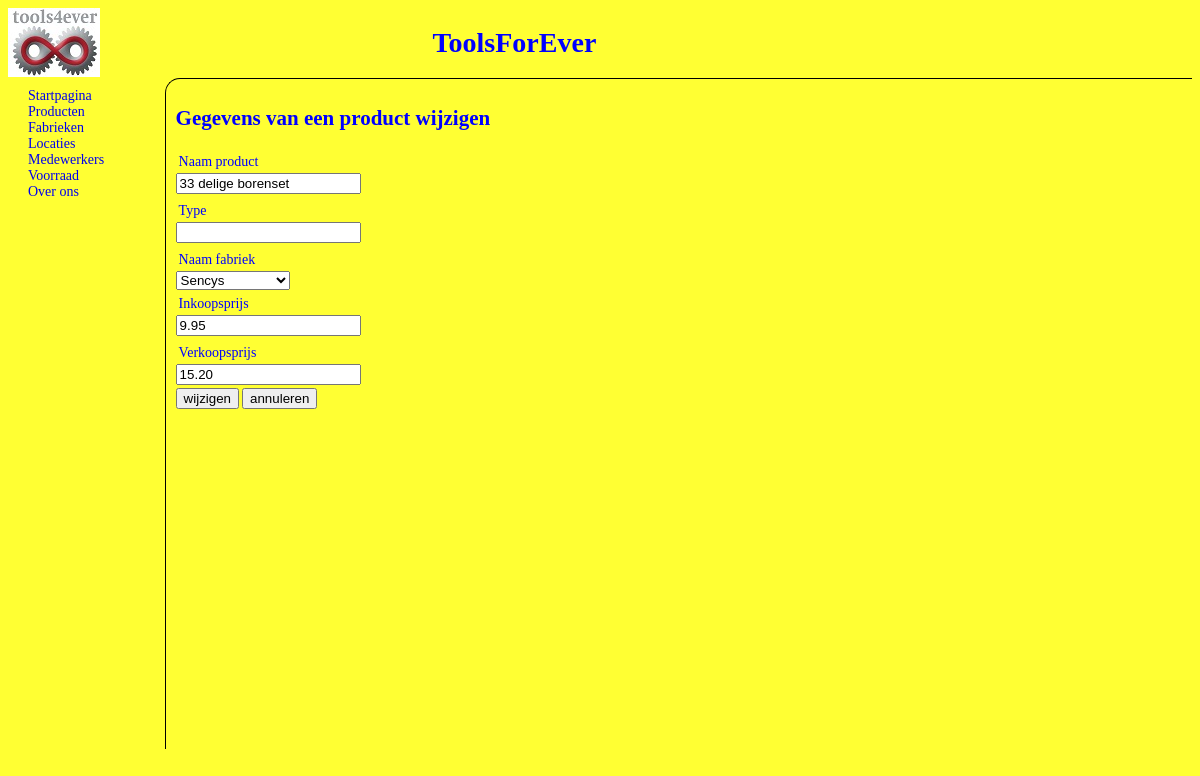
Page /intern/artikelwijzigen.php?productcode=33db on the committed database.
### tables this page shows
create table artikel (
	productcode varchar(5),
	product varchar(25),
	type varchar(20),
	fabriekscode varchar(5),
	inkoopsprijs decimal(10, 2),
	verkoopsprijs decimal(10,2),
	primary key(productcode),
	foreign key(fabriekscode) references fabriek(fabriekscode)
);

### intern/artikelwijzigen.php (the view, shortened to what this page needs)
<?php include "database.php" ?>
<!DOCTYPE html>
<html>
    <head>
        <link href="../toolsforever.css" rel="stylesheet" type="text/css" media="screen" />
    </head>
    <body>
        <header>
    		<div id="logo"><a href="../index.php"><img src="../afbeeldingen/NewLogo.jpg" /></a></div>
    		<div id="titel"><h1>ToolsForEver</h1></div>
    	</header>
        <div id="wrapper">
        <nav>
    		<a href="../index.php">Startpagina</a>
    		    <?php if ($_SESSION['user']['rights'] == 0) {
      echo '<a href="index.php?prod=1">Producten</a>';
    } ?>
    		<a href="fabrieken.php">Fabrieken</a>
    		<a href="locaties.php">Locaties</a>
    		<a href="medewerkers.php">Medewerkers</a>
            <a href="voorraad.php">Voorraad</a>
    		<a href="../info.php">Over ons</a>
	   </nav>
	   <article>
	<?php
        $stmt=$conn->prepare("SELECT * FROM artikel JOIN fabriek ON artikel.fabriekscode = fabriek.fabriekscode WHERE productcode=:productcode");
        $stmt->bindParam(":productcode",$productcode);
        $stmt->execute();
        $row = $stmt->fetch();
    ?>
            <h1>Gegevens van een product wijzigen</h1>
            <form action="#" method="post">
                <label for="product">Naam product</label>
                <input type="text" name="product" id="product" maxlength="25" value="<?php echo $row['product'];?>" />
                <label for="type">Type</label>
                <input type="text" name="type" id="type" maxlength="20" value="<?php echo $row['type'];?>" />
                <label for="fabriek">Naam fabriek</label>
                <select id="fabriek" name="fabriek">
                <?php
                    $sql = "SELECT * FROM fabriek";
                    $result = $conn->query($sql);
                    foreach($result as $row2) {
                        $selected = ($row['fabriekscode'] == $row2['fabriekscode']) ? 'selected ' : '';
                        echo '<option '.$selected.'value="'.$row2['fabriekscode'].'">'.$row2['fabrieksnaam'].'</option>';
                    }
                ?>
                </select>
                <label for="inkoop">Inkoopsprijs</label>
                <input type="text" name="inkoop" id="inkoop" value="<?php echo $row["inkoopsprijs"];?>" />
                <label for="verkoop">Verkoopsprijs</label>
                <input type="text" name="verkoop" id="verkoop" value="<?php echo $row["verkoopsprijs"];?>" />
                <input type="button" value="wijzigen" onclick="saveData()">
                <input type="button" value= "annuleren" onclick="location.href='../index.php';">
            </form>
        </article>
        </div>
</body>
</html>

### toolsforever.css (style rules this page uses)
html { height: 100%; font-family: "Calibri"; font-size: 14px; color: #0000FF; background: #FFFF33; }
header { float: left; width: 100%; height: 10%; }
img { border: none; }
#logo { float: left; display: inline; width: 8%; width: 92px; height: 67px; }
#titel { margin: auto; text-align: center; width: 70%; float: left; }
label { float: left; width: 100px; }
#wrapper { display: block; float: right; height: 90%; width: 100%; }
nav { float: left; width: 10%; padding: 10px; }
nav a { display: block; margin-left: 10px; margin-right: 20px; text-decoration: none; }
article { display: inline; padding: 10px; float: right; width: 85%; height: 650px; border-left: 1px solid black; border-top: 1px solid black; border-top-left-radius: 15px; }
form { width: 200px; }
form label { width: 150px; margin-top: 3px; display: inline-block; float: left; padding: 3px; }
form input { float: left; margin-bottom: 3px; margin-right: 3px; }

### rows in the picture
artikel: product "33 delige borenset", inkoop "9.95", verkoop "15.20"

### other values in the picture
form field fabriek "Sencys"
